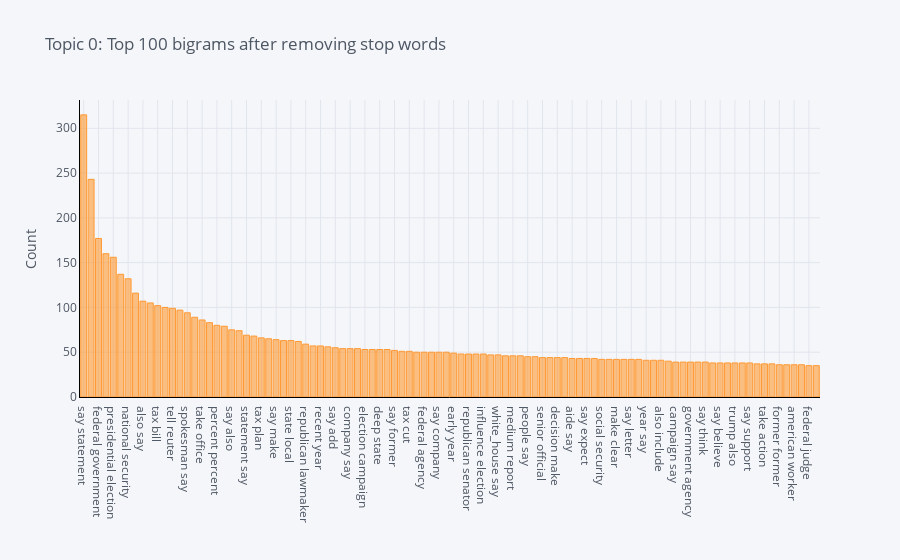

The code cell stored with this chart in its notebook:
### Code cell
plot_model(lda, plot = 'bigram')

### Figure 1 — Plotly figure (JSON) as saved in the notebook; plotly's stock layout.template omitted (floating-point values rounded to 4 significant figures)
{"data": [{"marker": {"color": "rgba(255, 153, 51, 0.6)", "line": {"color": "rgba(255, 153, 51, 1.0)", "width": 1}}, "name": "count", "orientation": "v", "text": "", "type": "bar", "x": ["say statement", "official say", "federal government", "trump say", "presidential election", "say say", "national security", "trump campaign", "also say", "source say", "tax bill", "presidential campaign", "tell reuter", "next year", "spokesman say", "russian government", "take office", "american people", "percent percent", "say want", "say also", "next week", "statement say", "report say", "tax plan", "first time", "say make", "expert say", "state local", "say plan", "republican lawmaker", "make decision", "recent year", "government official", "say add", "administration official", "company say", "bill pass", "election campaign", "make public", "deep state", "government say", "say former", "white_house official", "tax cut", "former official", "federal agency", "secretary state", "say company", "say administration", "early year", "republican leader", "republican senator", "group say", "influence election", "intelligence official", "white_house say", "lawmaker say", "medium report", "lawyer say", "people say", "federal court", "senior official", "state department", "decision make", "say government", "aide say", "say interview", "say expect", "say email", "social security", "analyst say", "make clear", "federal funding", "say letter", "federal law", "year say", "say report", "also include", "bill say", "campaign say", "new rule", "government agency", "tax legislation", "say think", "take step", "say believe", "say go", "trump also", "long time", "say support", "state say", "take action", "say trump", "former former", "go say", "american worker", "campaign promise", "federal judge", "official tell"], "y": [315, 243, 177, 160, 156, 137, 132, 116, 107, 105, 102, 100, 99, 97, 94, 89, 86, 83, 80, 79, 75, 74, 69, 68, 66, 65, 64, 63, 63, 62, 59, 57, 57, 56, 55, 54, 54, 54, 53, 53, 53, 53, 52, 51, 51, 50, 50, 50, 50, 50, 49, 48, 48, 48, 48, 47, 47, 46, 46, 46, 45, 45, 44, 44, 44, 44, 43, 43, 43, 43, 42, 42, 42, 42, 42, 42, 41, 41, 41, 40, 39, 39, 39, 39, 39, 38, 38, 38, 38, 38, 38, 37, 37, 37, 36, 36, 36, 36, 35, 35]}], "layout": {"legend": {"bgcolor": "#F5F6F9", "font": {"color": "#4D5663"}}, "paper_bgcolor": "#F5F6F9", "plot_bgcolor": "#F5F6F9", "title": {"font": {"color": "#4D5663"}, "text": "Topic 0: Top 100 bigrams after removing stop words"}, "xaxis": {"gridcolor": "#E1E5ED", "linecolor": "black", "showgrid": true, "tickfont": {"color": "#4D5663"}, "title": {"font": {"color": "#4D5663"}, "text": ""}, "zerolinecolor": "#E1E5ED"}, "yaxis": {"gridcolor": "#E1E5ED", "linecolor": "black", "showgrid": true, "tickfont": {"color": "#4D5663"}, "title": {"font": {"color": "#4D5663"}, "text": "Count"}, "zerolinecolor": "#E1E5ED"}}}
